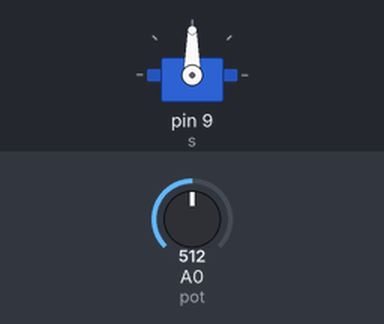
This sketch was run on a simulated Arduino Uno, built with avr-gcc and run on an emulated ATmega328P. Shown: servo. The test bench sets the inputs (shaded band); at power-on: A0 (pot) = 512.

Above: at 1.2 s.
1.3 s: A0 (pot) set to 716
At 2.5 s:
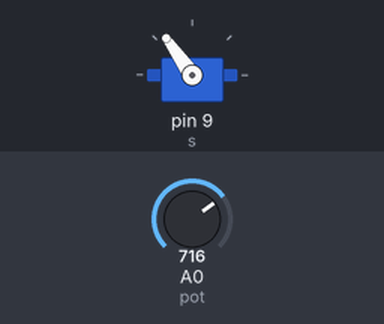
2.8 s: A0 (pot) set to 900
At 3.8 s:
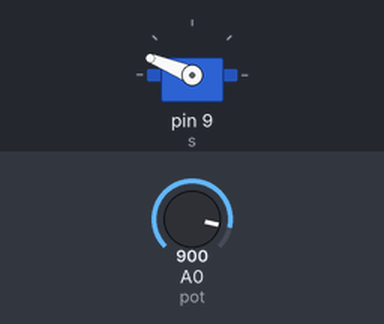
4.3 s: A0 (pot) set to 1023
At 5.0 s:
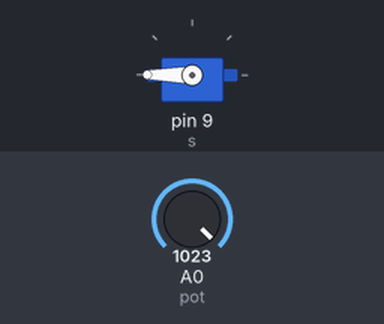
5.8 s: A0 (pot) set to 306
At 6.1 s:
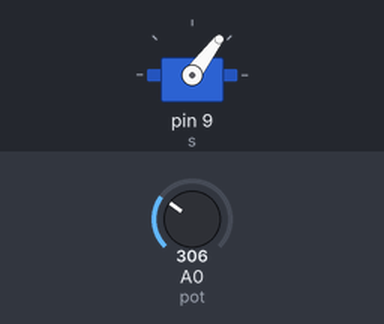
7.3 s: A0 (pot) set to 122
At 8.4 s:
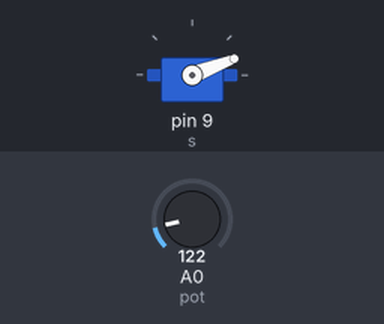
Timing chart, 0 to 9.8 s (numbered marks = the images above; inputs shaded):
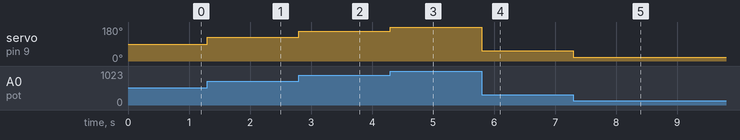

Measured:
- after the input at 1.3 s, servo on pin 9 (s): 90° → 125° at once
- after the input at 2.8 s, servo on pin 9 (s): 125° → 158° at once
- after the input at 4.3 s, servo on pin 9 (s): 158° → 180° at once
- after the input at 5.8 s, servo on pin 9 (s): 180° → 53° at once
- after the input at 7.3 s, servo on pin 9 (s): 53° → 21° at once

The sketch:

control_servo_using_potentiometer.ino
```cpp
#include <Servo.h>
Servo s;

int pot = A0;
int x;
int value;


void setup() {
  // put your setup code here, to run once:
  pinMode(pot, INPUT);
  s.attach(9);


}

void loop() {
  // put your main code here, to run repeatedly:
  x = analogRead(pot);
  value = map(x, 0, 1023, 0, 180);
  s.write(value);

}
```
